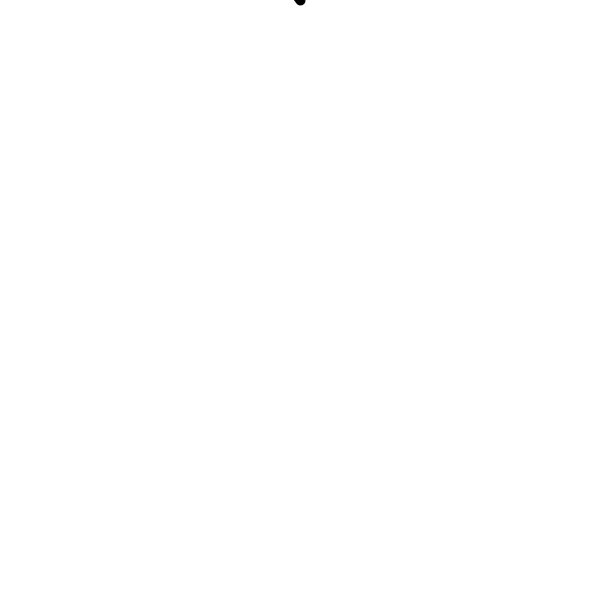
Frame 1 (no input)
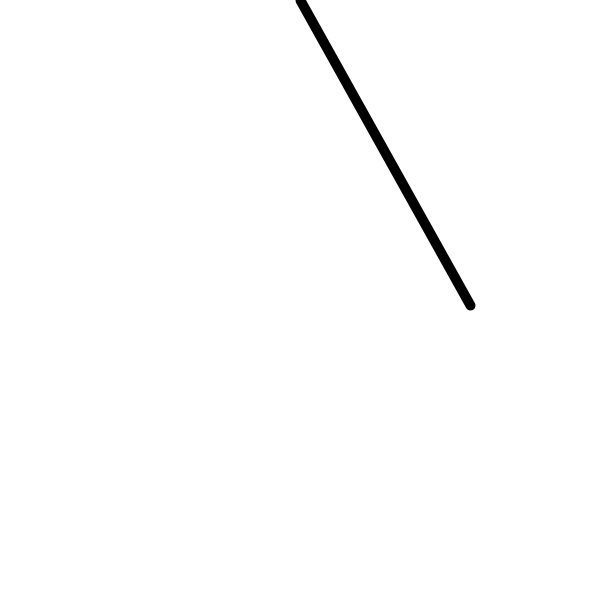
Frame 60 (the mouse pressed at the canvas centre just before this capture)
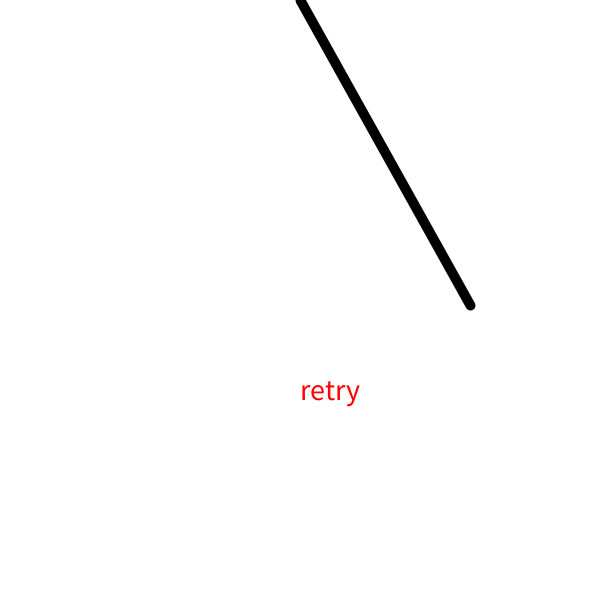
Frame 120 (the mouse held since frame 60 and released just before this capture)

The Processing sketch that drew these frames (run headless with seeded random() and noise(); from frame 60 on, the mouse is pressed at the canvas centre):

// Processing sketch: processing_164935
// ── processing_164935.pde

float uX = 0, uY=0, rad = 180, tX1=300, tY1=0, tX2=300, tY2=300;
boolean goRight = true;
float score = 0;
int count = 0;
void setup(){
size(600,600);
}
void randomLine(){
tX1 = width/2;
tY1 = 0;
tX2 = random(width);
tY2 = height/2;
}
void mousePressed(){
float tVecX = tX2 - tX1;
float tVecY = tY2 - tY1;
float tVecMag = sqrt(tVecX * tVecX + tVecY * tVecY);
float uVecX = uX - width/2;
float uVecY = height/2 - 0;
float uVecMag = sqrt(uVecX * uVecX + uVecY * uVecY);
float dot = tVecX * uVecX + tVecY * uVecY;
float cosine = dot / (tVecMag * uVecMag);
score = cosine * 100;
}
void draw(){
if (count < 12){
background(255);
stroke(255);
strokeWeight(10);
line(tX1, tY1, tX2, tY2);
uX = 350*cos(rad)+width/2;
uY = 350*sin(rad);
if (uX>width){
goRight = false;
count ++; 
}
else if (uX < 0) goRight = true;
if (goRight) rad -=0.07;
else rad += 0.07;
stroke(0);
line(width/2, 0, uX, uY);
textSize(30);
fill(255,0,0);
if (score > 99) {
background(255);
stroke(255);
fill(0);
text ( "Game Clear", width/2, height*2/3); 
count = 0;
randomLine();
}
else if(mousePressed) text("retry", width/2, height*2/3);
}
if (count >= 12){
background(0);
stroke(0);
fill(255);
text("Game Over\n click to restart ", width/2, height/2);
if (mousePressed) count = 0;
randomLine();
}
}
